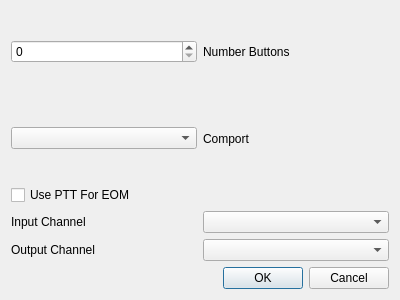
<?xml version="1.0" encoding="UTF-8"?>
<ui version="4.0">
 <class>txVmInternalSetupDialog</class>
 <widget class="QDialog" name="txVmInternalSetupDialog">
  <property name="geometry">
   <rect>
    <x>0</x>
    <y>0</y>
    <width>400</width>
    <height>300</height>
   </rect>
  </property>
  <property name="windowTitle">
   <string>Internal Keyer Setup</string>
  </property>
  <layout class="QVBoxLayout" name="verticalLayout">
   <item>
    <layout class="QHBoxLayout" name="horizontalLayout">
     <item>
      <widget class="QSpinBox" name="numButtons"/>
     </item>
     <item>
      <widget class="QLabel" name="nunButtonsLbl">
       <property name="text">
        <string>Number Buttons</string>
       </property>
      </widget>
     </item>
    </layout>
   </item>
   <item>
    <layout class="QHBoxLayout" name="horizontalLayout_2">
     <item>
      <widget class="QComboBox" name="comportSel"/>
     </item>
     <item>
      <widget class="QLabel" name="comportLbl">
       <property name="text">
        <string>Comport</string>
       </property>
      </widget>
     </item>
    </layout>
   </item>
   <item>
    <widget class="QCheckBox" name="pttEOMChkBox">
     <property name="text">
      <string>Use PTT For EOM</string>
     </property>
    </widget>
   </item>
   <item>
    <layout class="QHBoxLayout" name="horizontalLayout_10">
     <item>
      <widget class="QLabel" name="label_5">
       <property name="text">
        <string>Input Channel</string>
       </property>
      </widget>
     </item>
     <item>
      <widget class="QComboBox" name="inChannelCB"/>
     </item>
    </layout>
   </item>
   <item>
    <layout class="QHBoxLayout" name="horizontalLayout_9">
     <item>
      <widget class="QLabel" name="label_4">
       <property name="text">
        <string>Output Channel</string>
       </property>
      </widget>
     </item>
     <item>
      <widget class="QComboBox" name="outChannelCB"/>
     </item>
    </layout>
   </item>
   <item>
    <widget class="QDialogButtonBox" name="buttonBox">
     <property name="orientation">
      <enum>Qt::Horizontal</enum>
     </property>
     <property name="standardButtons">
      <set>QDialogButtonBox::Cancel|QDialogButtonBox::Ok</set>
     </property>
    </widget>
   </item>
  </layout>
 </widget>
 <resources/>
 <connections>
  <connection>
   <sender>buttonBox</sender>
   <signal>accepted()</signal>
   <receiver>txVmInternalSetupDialog</receiver>
   <slot>accept()</slot>
   <hints>
    <hint type="sourcelabel">
     <x>248</x>
     <y>254</y>
    </hint>
    <hint type="destinationlabel">
     <x>157</x>
     <y>274</y>
    </hint>
   </hints>
  </connection>
  <connection>
   <sender>buttonBox</sender>
   <signal>rejected()</signal>
   <receiver>txVmInternalSetupDialog</receiver>
   <slot>reject()</slot>
   <hints>
    <hint type="sourcelabel">
     <x>316</x>
     <y>260</y>
    </hint>
    <hint type="destinationlabel">
     <x>286</x>
     <y>274</y>
    </hint>
   </hints>
  </connection>
 </connections>
</ui>
